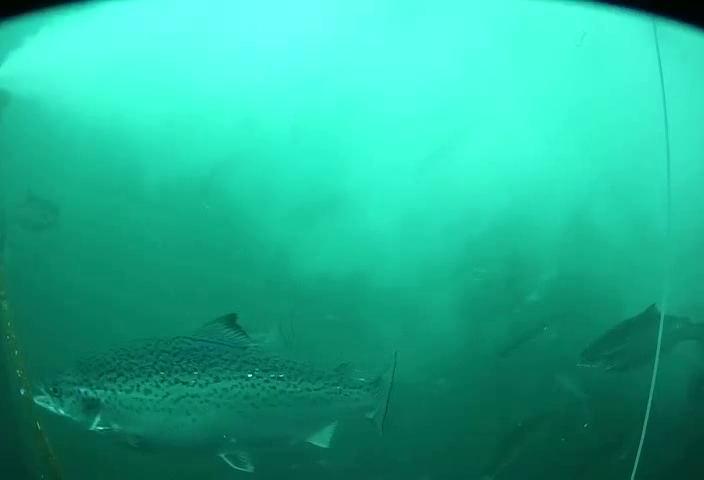
#> input picture frames_salmones/salmon11/original/scene00276.png, 704 x 480 px
$ python getRoI.py
#> lines starting #> are read from the running program, lines starting #| are printed output that depends on the picture; after the words box and inside, x2 and y2 are one past the last pixel; in counts of white or black regions, pixels touching at a corner belong together
import cv2 as cv
import numpy as np

def getRoi(img, img_mask, debug=False):

	# --- Obtener contorno ---
	border, hierarchy = cv.findContours(img_mask, cv.RETR_EXTERNAL, cv.CHAIN_APPROX_SIMPLE)
	border = border[0]		# solo el contorno exterior (?)
	height, width = img_mask.shape

	# Obtener la orientacion de la img
	rotRect = cv.minAreaRect(border)
	angle = rotRect[-1]
	if rotRect[1][0] < rotRect[1][1]:
		angle = angle - 90

	# Rotar la img segun angulo
	center = (int(width/2), int(height/2))
	bg_color = tuple(np.int0(np.average(img, axis=(0,1))))
	rotMtx = cv.getRotationMatrix2D(center, angle, 1.0)
	nwidth = int( height*np.abs(rotMtx[0,1]) + width*np.abs(rotMtx[0,0]) )
	nheight = int( height*np.abs(rotMtx[0,0]) + width*np.abs(rotMtx[0,1]) )
	rotMtx[0,2] += nwidth/2 - center[0]
	rotMtx[1,2] += nheight/2 - center[1]
	result = cv.warpAffine(img, rotMtx, (nwidth, nheight), flags=cv.INTER_LINEAR, borderValue=(int(bg_color[0]), int(bg_color[1]), int(bg_color[2])))
	result_mask = cv.warpAffine(img_mask, rotMtx, (nwidth, nheight), flags=cv.INTER_LINEAR)
	th, result_mask = cv.threshold(result_mask, 128, 255, cv.THRESH_BINARY)		# interpolacion genera 'grises'

	# --- Obtener nueva region ya rotada ---
	new_border, hierarchy = cv.findContours(result_mask, cv.RETR_EXTERNAL, cv.CHAIN_APPROX_NONE)
	new_border = new_border[0]
	rect = cv.minAreaRect(new_border)

	# Coordenadas de la nueva region (x,y)
	box = cv.boxPoints(rect)
	p_ul = [ min(np.int0(box)[:,0]), min(np.int0(box)[:,1])]		# upper-left
	p_br = [ max(np.int0(box)[:,0]), max(np.int0(box)[:,1])]		# bottom-right

	# cv.drawContours(img, [np.int0(cv.boxPoints(rotRect))], 0, (0,0,255),2)
	# cv.imshow('asdasd',img)
	# cv.waitKey(0)

	first_roi = result[p_ul[1]:p_br[1], p_ul[0]:p_br[0]]
	first_roi_gray = cv.cvtColor(first_roi, cv.COLOR_BGR2GRAY)
	first_roi_mask = result_mask[p_ul[1]:p_br[1], p_ul[0]:p_br[0]]
	fish_length = first_roi.shape[1]

	# Determinar si el pez mira a la derecha o izquierda
	mid = int(fish_length/2)
	left_area = cv.countNonZero(first_roi_mask[:,0:mid])
	right_area = cv.countNonZero(first_roi_mask[:,mid+1:])
	# Orientacion: True = mira izq. , False = mira der.
	#print(left_area, right_area)
	look_left = True if left_area >= right_area else False

	# --- Upper fin calculation ---
	# sliding window
	for i in np.arange(0.2, 0.5, 0.01):
		if look_left:
			x1 = int(i*fish_length)
			x2 = int((i+0.2)*fish_length)
		else:
			x1 = int((1-i-0.2)*fish_length)
			x2 = int((1-i)*fish_length)
		fin_roi = first_roi_mask[0:int((p_br[1]-p_ul[1])/2),x1:x2]
		try:
			if look_left and (np.where(fin_roi[:,-1] == 255)[0][0] < 2):
				break
			elif not look_left and (np.where(fin_roi[:,0] == 255)[0][0] < 2):
				break
		except:
			break


	m1 = 0; b1 = 0; m2 = 0; b2 = 0
	fin_roi_w = x2 - x1;	fin_roi_w_half = int((x2-x1)/2)
	#cv.imshow('asd',fin_roi)
	# Recta 1
	m1 = (np.where(fin_roi[:,fin_roi_w_half-1] == 255)[0][0] - np.where(fin_roi[:,0] == 255)[0][0])/fin_roi_w_half
	b1 = np.where(fin_roi[:,0] == 255)[0][0] + 1 - m1
	# Recta 2
	m2 = (np.where(fin_roi[:,fin_roi_w-1] == 255)[0][0] - np.where(fin_roi[:,fin_roi_w_half] == 255)[0][0])/fin_roi_w_half
	b2 = np.where(fin_roi[:,fin_roi_w-1] == 255)[0][0] + 1 - m2*fin_roi_w
	#print("R1: y = %.3fx %s %.3f , R2: y = %.3fx %s %.3f" % (m1,'+' if b1 > 0 else '-',np.abs(b1),m2,'+' if b2 > 0 else '-',np.abs(b2)))

	M = np.array([[m1, -1], [m2, -1]])
	B = np.array([-b1, -b2])
	x_sol = np.linalg.solve(M,B)
	UP = (x1 + int(x_sol[0]) - 1, int(x_sol[1]) - 1)
	#print('UP:',UP)

	# --- Eye coordinates calculation ---
	c = 0.2#0.12		# 0.07 perilla
	th = 70#50
	if look_left:	# pez mirando a derecha, toma primeros pixeles para buscar ojo
		a = 0
		b = int(c*fish_length)
	else:
		a = int((1-c)*fish_length)
		b = fish_length

	eye_roi = first_roi_gray[:, a:b]
	th, eye = cv.threshold(eye_roi, th, 255, cv.THRESH_BINARY_INV)			# 60 perilla
	# [12 lines of commented-out code are left out]
	moments = cv.moments(eye)
	if moments['m00']==0:
		final_roi = first_roi
		return final_roi
	cx = int(moments['m10']/moments['m00']) + a
	cy = int(moments['m01']/moments['m00'])
	EP = (cx, cy)
	#print('EP:', EP)

	# --- Belly point ---
	bp_y = np.where(first_roi_mask[:,UP[0]] == 255)[0][-1]
	BP = ( UP[0], int(0.65*(bp_y - UP[1])) + UP[1])
	#print('BP:',BP)

	# --- Final RoI ---
	final_roi = first_roi.copy()
	final_roi = final_roi[UP[1]:BP[1], min(EP[0],UP[0]):max(EP[0],UP[0])]
	final_roi = cv.resize(final_roi, (200,100), interpolation=cv.INTER_CUBIC)

	# --- Visual debug ---
	if debug:
		#box = [p_ul, p_ur, p_br, p_bl]
		box = cv.boxPoints(rect)
		box = np.int64(box)

		box2 = [ [p_ul[0]+EP[0],p_ul[1]+UP[1]], [p_ul[0]+EP[0],p_ul[1]+BP[1]], [p_ul[0]+BP[0],p_ul[1]+BP[1]], [p_ul[0]+UP[0],p_ul[1]+UP[1]] ]
		box2 = np.int64(box2)
		# [4 lines of commented-out code are left out]
		cv.drawContours(result, [box], 0, (0,0,255), 2)
		cv.drawContours(result, [box2], 0, (255,0,0), 2)
		result = cv.circle(result, (p_ul[0]+EP[0], p_ul[1]+EP[1]), radius=3, color=(0,255,0), thickness=-1)
		result = cv.circle(result, (p_ul[0]+UP[0], p_ul[1]+UP[1]), radius=3, color=(0,255,0), thickness=-1)
		result = cv.circle(result, (p_ul[0]+BP[0], p_ul[1]+BP[1]), radius=3, color=(0,255,0), thickness=-1)

		cv.imshow('debug', result)

	return final_roi#first_roi#final_roi

def main():
	salmon = 'frames_salmones/salmon11'
	scene = '00276'
	img = cv.imread(salmon+'/original/scene'+scene+'.png')
#> img is the input picture: shape (480, 704, 3); mean B, G, R 145.4, 174.5, 34.9

	img_mask = cv.imread(salmon+'/binario/scene'+scene+'.png')
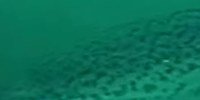
#> input picture rois/salmon11/scene00276.PNG, 200 x 100 px, found by its file name
#> img_mask is the input picture: shape (100, 200, 3); mean B, G, R 88.9, 114.2, 9.2
	img_mask = cv.cvtColor(img_mask, cv.COLOR_BGR2GRAY)		# para dejarlo de 1 canal
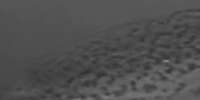
#> img_mask: shape (100, 200); min 49, max 142, mean 79.9
	r, img_mask = cv.threshold(img_mask, 127, 255, cv.THRESH_BINARY)
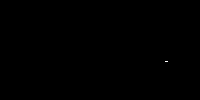
#> img_mask: shape (100, 200); 0.01% white in thin lines or dots, all inside (x1, y1, x2, y2) = (165, 61, 168, 62)

	result = getRoi(img, img_mask, debug=True)
#> in getRoi, `border, hierarchy = cv.findContours(img_mask, cv.RETR_EXTERNAL, cv.CHA..`: border = [[[165, 61], [167, 61]]]
#> in getRoi, `border = border[0]`: border = [[165, 61], [167, 61]]
#> in getRoi, `rotRect = cv.minAreaRect(border)`: rotRect = ((166, 61), (0, 2), -90)
#> in getRoi, `angle = rotRect[-1]`: angle = -90
#> in getRoi, `angle = angle - 90`: angle = -180
#> in getRoi, `bg_color = tuple(np.int0(np.average(img, axis=(0,1))))`: bg_color = (145, 174, 34)
#> in getRoi, `rotMtx = cv.getRotationMatrix2D(center, angle, 1.0)`: rotMtx = [[-1, -1.22e-16, 200], [1.22e-16, -1, 100]]
#> in getRoi, `nwidth = int( height*np.abs(rotMtx[0,1]) + width*np.abs(rotMtx[0,0]) )`: nwidth = 200
#> in getRoi, `nheight = int( height*np.abs(rotMtx[0,0]) + width*np.abs(rotMtx[0,1]) )`: nheight = 100
#> in getRoi, `result = cv.warpAffine(img, rotMtx, (nwidth, nheight), flags=cv.INTER_..`:
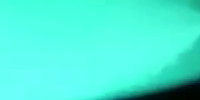
#> result: shape (100, 200, 3); mean B, G, R 215.2, 237.7, 76.3
#> in getRoi, `result_mask = cv.warpAffine(img_mask, rotMtx, (nwidth, nheight), flags..`: result_mask: shape (100, 200); 0.01% white in thin lines or dots, all inside (x1, y1, x2, y2) = (33, 39, 36, 40)
#> in getRoi, `new_border, hierarchy = cv.findContours(result_mask, cv.RETR_EXTERNAL,..`: new_border = [[[33, 39], [34, 39], [35, 39], [34, 39]]]
#> in getRoi, `new_border = new_border[0]`: new_border = [[33, 39], [34, 39], [35, 39], [34, 39]]
#> in getRoi, `rect = cv.minAreaRect(new_border)`: rect = ((34, 39), (0, 2), -90)
#> in getRoi, `box = cv.boxPoints(rect)`: box = [[35, 39], [33, 39], [33, 39], [35, 39]]
#> in getRoi, `p_ul = [ min(np.int0(box)[:,0]), min(np.int0(box)[:,1])]`: p_ul = [33, 39]
#> in getRoi, `p_br = [ max(np.int0(box)[:,0]), max(np.int0(box)[:,1])]`: p_br = [35, 39]
#> in getRoi, `first_roi = result[p_ul[1]:p_br[1], p_ul[0]:p_br[0]]`: first_roi = empty array

	cv.imshow('result', result)
	cv.waitKey(0)


if __name__ == '__main__':
#> (the run stopped early here; a loop or call above may not have finished)
